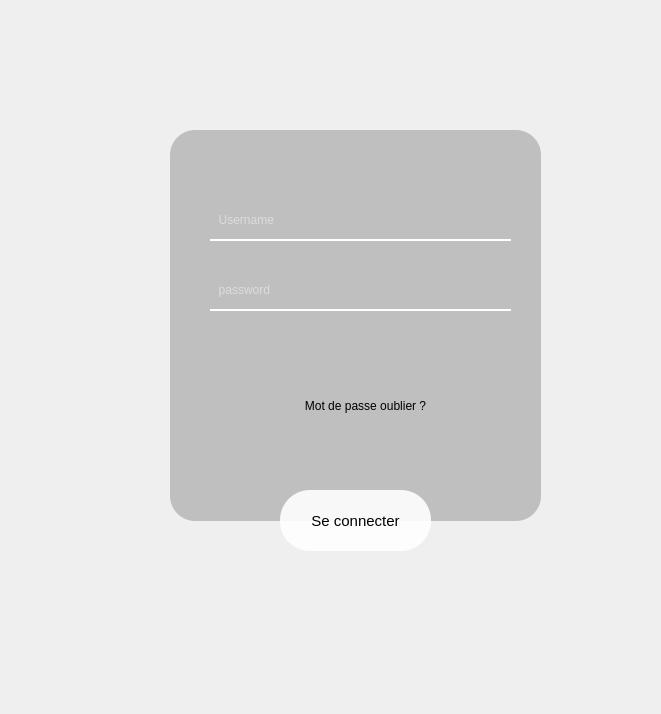
<?xml version="1.0" encoding="UTF-8"?>
<ui version="4.0">
 <class>file1</class>
 <widget class="QWidget" name="file1">
  <property name="geometry">
   <rect>
    <x>0</x>
    <y>0</y>
    <width>661</width>
    <height>714</height>
   </rect>
  </property>
  <property name="windowTitle">
   <string>Form</string>
  </property>
  <widget class="QWidget" name="widget" native="true">
   <property name="geometry">
    <rect>
     <x>0</x>
     <y>-20</y>
     <width>551</width>
     <height>651</height>
    </rect>
   </property>
  </widget>
  <widget class="QWidget" name="widget_2" native="true">
   <property name="geometry">
    <rect>
     <x>-60</x>
     <y>0</y>
     <width>761</width>
     <height>721</height>
    </rect>
   </property>
   <widget class="QLabel" name="label_back">
    <property name="geometry">
     <rect>
      <x>50</x>
      <y>-5</y>
      <width>681</width>
      <height>721</height>
     </rect>
    </property>
    <property name="styleSheet">
     <string notr="true">border-image: url(:/images/log.png);</string>
    </property>
    <property name="text">
     <string/>
    </property>
   </widget>
   <widget class="QLabel" name="label_imgpng">
    <property name="geometry">
     <rect>
      <x>20</x>
      <y>-10</y>
      <width>531</width>
      <height>451</height>
     </rect>
    </property>
    <property name="styleSheet">
     <string notr="true">border-image: url(:/images/IMG-20230104-WA0004_1-removebg-preview.png);</string>
    </property>
    <property name="text">
     <string/>
    </property>
   </widget>
   <widget class="QLabel" name="label_morphose">
    <property name="geometry">
     <rect>
      <x>230</x>
      <y>130</y>
      <width>371</width>
      <height>391</height>
     </rect>
    </property>
    <property name="styleSheet">
     <string notr="true">background-color:rgba(0,0,0,0.2);
border-radius:25px;</string>
    </property>
    <property name="text">
     <string/>
    </property>
   </widget>
   <widget class="QLabel" name="label_icon">
    <property name="geometry">
     <rect>
      <x>390</x>
      <y>90</y>
      <width>61</width>
      <height>61</height>
     </rect>
    </property>
    <property name="styleSheet">
     <string notr="true">border-image: url(:/images/LG.png);
</string>
    </property>
    <property name="text">
     <string/>
    </property>
   </widget>
   <widget class="QPushButton" name="ButtonConnect">
    <property name="geometry">
     <rect>
      <x>340</x>
      <y>490</y>
      <width>151</width>
      <height>61</height>
     </rect>
    </property>
    <property name="styleSheet">
     <string notr="true">background-color:rgba(255,255,255,0.9);
border-radius:30px;
box-shadow: 20px 20px 10px 10px black  ;
font-size:15px
</string>
    </property>
    <property name="text">
     <string>Se connecter</string>
    </property>
   </widget>
   <widget class="QLineEdit" name="input_Username">
    <property name="geometry">
     <rect>
      <x>270</x>
      <y>200</y>
      <width>301</width>
      <height>41</height>
     </rect>
    </property>
    <property name="styleSheet">
     <string notr="true">background-color:rgba(0,0,0,0);
border:none;
border-bottom:2px solid rgba(255,255,255,255);
color:rgba(255,255,255,230);
padding-bootom:7px;</string>
    </property>
    <property name="placeholderText">
     <string>  Username</string>
    </property>
   </widget>
   <widget class="QLineEdit" name="input_password">
    <property name="geometry">
     <rect>
      <x>270</x>
      <y>270</y>
      <width>301</width>
      <height>41</height>
     </rect>
    </property>
    <property name="styleSheet">
     <string notr="true">background-color:rgba(0,0,0,0);
border:none;
border-bottom:2px solid rgba(255,255,255,255);
color:rgba(255,255,255,230);
padding-bootom:7px;</string>
    </property>
    <property name="placeholderText">
     <string>  password</string>
    </property>
   </widget>
   <widget class="QPushButton" name="ButtonMdp">
    <property name="geometry">
     <rect>
      <x>330</x>
      <y>390</y>
      <width>191</width>
      <height>32</height>
     </rect>
    </property>
    <property name="styleSheet">
     <string notr="true">border:none;
background-color:none;</string>
    </property>
    <property name="text">
     <string>Mot de passe oublier ?</string>
    </property>
   </widget>
  </widget>
 </widget>
 <resources>
  <include location="../../../../Documents/res.qrc"/>
 </resources>
 <connections/>
</ui>
